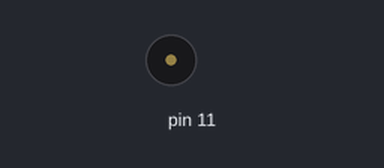
Simulated run of this sketch. Board: Arduino Uno, built with avr-gcc and run on an emulated ATmega328P. On the bench: buzzer (waves = sounding).

Above: at 0.1 s.
Timing chart, 0 to 1.6 s (numbered marks = the images above):
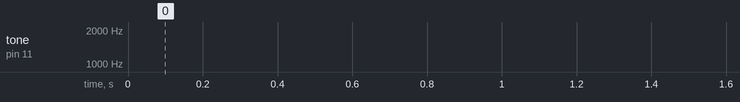

The sketch:

2.tone_difuzor.ino
```cpp
void setup()
{
  pinMode(11,OUTPUT);
}

void loop()
{
  for (int i=1500;i<2000;i++)
    {
    tone(11,i);
    delay(2);
     }
for (int i=2000;i>1500;i--)
    {
    tone(11,i);
    delay(2);
     }
}
```
